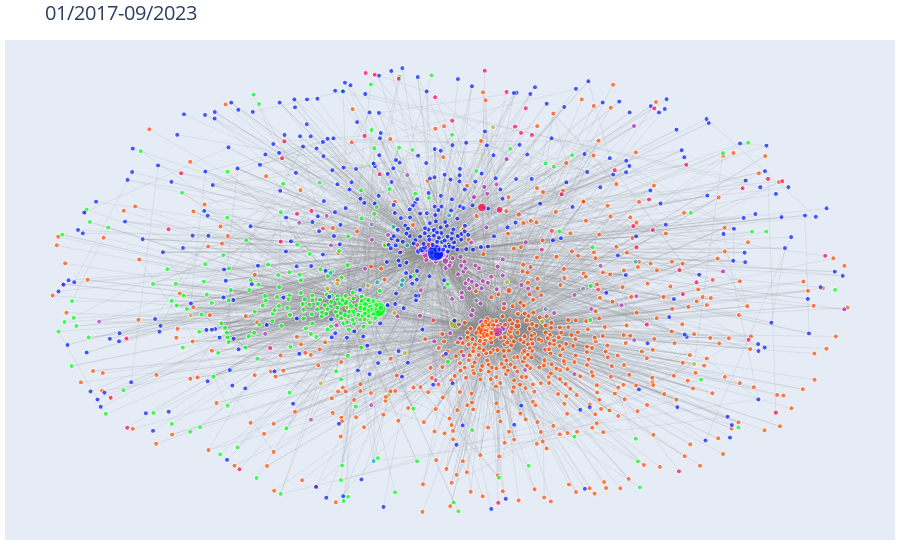

Here is the notebook cell this chart was saved with:
### Code cell
ecosystem_g_figure

### Figure 1 — Plotly figure (JSON) as saved in the notebook; plotly's stock layout.template omitted (floating-point values rounded to 4 significant figures; data arrays with more than 128 entries replaced by an {"elided": "..."} marker saying what was removed)
{"data": [{"hoverinfo": "none", "line": {"color": "#888", "width": 0.15}, "mode": "lines", "type": "scatter", "x": {"elided": "16275 float values"}, "y": {"elided": "16275 float values"}}, {"hoverinfo": "text", "marker": {"color": {"elided": "1436 str values"}, "size": {"elided": "1436 float values"}}, "mode": "markers", "text": {"elided": "1436 str values"}, "type": "scatter", "x": {"elided": "1436 float values"}, "y": {"elided": "1436 float values"}}], "layout": {"hovermode": "closest", "margin": {"b": 20, "l": 5, "r": 5, "t": 40}, "showlegend": false, "title": {"font": {"size": 20}, "text": "01/2017-09/2023"}, "xaxis": {"showgrid": false, "showticklabels": false, "zeroline": false}, "yaxis": {"showgrid": false, "showticklabels": false, "zeroline": false}}}
